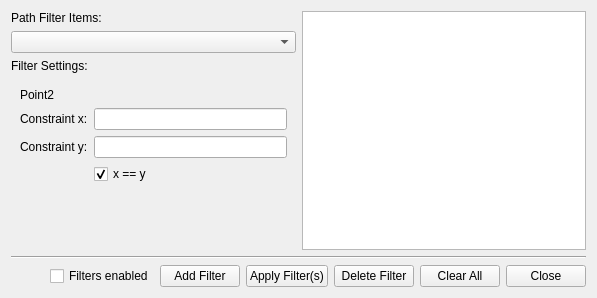
<?xml version="1.0" encoding="UTF-8"?>
<ui version="4.0">
 <class>filter</class>
 <widget class="QWidget" name="filter">
  <property name="enabled">
   <bool>true</bool>
  </property>
  <property name="geometry">
   <rect>
    <x>0</x>
    <y>0</y>
    <width>597</width>
    <height>298</height>
   </rect>
  </property>
  <property name="sizePolicy">
   <sizepolicy hsizetype="Expanding" vsizetype="Expanding">
    <horstretch>0</horstretch>
    <verstretch>0</verstretch>
   </sizepolicy>
  </property>
  <property name="minimumSize">
   <size>
    <width>597</width>
    <height>298</height>
   </size>
  </property>
  <property name="windowTitle">
   <string>Filter</string>
  </property>
  <layout class="QVBoxLayout" name="verticalLayout_2">
   <property name="sizeConstraint">
    <enum>QLayout::SetMinimumSize</enum>
   </property>
   <item>
    <layout class="QHBoxLayout" name="horizontalLayout">
     <item>
      <layout class="QVBoxLayout" name="verticalLayout">
       <item>
        <widget class="QLabel" name="labelFilterItems">
         <property name="text">
          <string>Path Filter Items:</string>
         </property>
        </widget>
       </item>
       <item>
        <widget class="QComboBox" name="combItems">
         <property name="currentText">
          <string/>
         </property>
         <property name="insertPolicy">
          <enum>QComboBox::InsertAfterCurrent</enum>
         </property>
         <property name="duplicatesEnabled">
          <bool>false</bool>
         </property>
        </widget>
       </item>
       <item>
        <widget class="QLabel" name="labelFilterSettings">
         <property name="text">
          <string>Filter Settings:</string>
         </property>
        </widget>
       </item>
       <item>
        <widget class="QStackedWidget" name="stackedWidget">
         <property name="sizePolicy">
          <sizepolicy hsizetype="Preferred" vsizetype="Preferred">
           <horstretch>0</horstretch>
           <verstretch>0</verstretch>
          </sizepolicy>
         </property>
         <property name="currentIndex">
          <number>1</number>
         </property>
         <widget class="QWidget" name="singleValue">
          <layout class="QFormLayout" name="formLayout_2">
           <item row="1" column="0">
            <widget class="QLabel" name="labelConstraint">
             <property name="text">
              <string>Constraint:</string>
             </property>
            </widget>
           </item>
           <item row="1" column="1">
            <widget class="QLineEdit" name="leExp"/>
           </item>
           <item row="0" column="0">
            <widget class="QLabel" name="label_4">
             <property name="text">
              <string>Single Value</string>
             </property>
            </widget>
           </item>
          </layout>
         </widget>
         <widget class="QWidget" name="doubleValue">
          <layout class="QFormLayout" name="formLayout_3">
           <item row="1" column="0">
            <widget class="QLabel" name="labelConstraintX">
             <property name="text">
              <string>Constraint x:</string>
             </property>
            </widget>
           </item>
           <item row="1" column="1">
            <widget class="QLineEdit" name="leExpX"/>
           </item>
           <item row="2" column="0">
            <widget class="QLabel" name="labelConstraintY">
             <property name="text">
              <string>Constraint y:</string>
             </property>
            </widget>
           </item>
           <item row="2" column="1">
            <widget class="QLineEdit" name="leExpY"/>
           </item>
           <item row="0" column="0">
            <widget class="QLabel" name="label_3">
             <property name="text">
              <string>Point2</string>
             </property>
            </widget>
           </item>
           <item row="3" column="1">
            <widget class="QCheckBox" name="cbPoint2">
             <property name="text">
              <string>x == y</string>
             </property>
             <property name="checked">
              <bool>true</bool>
             </property>
            </widget>
           </item>
          </layout>
         </widget>
         <widget class="QWidget" name="dribbleValue">
          <layout class="QFormLayout" name="formLayout_4">
           <item row="1" column="0">
            <widget class="QLabel" name="labelConstraintX_2">
             <property name="text">
              <string>Constraint x:</string>
             </property>
            </widget>
           </item>
           <item row="1" column="1">
            <widget class="QLineEdit" name="leExpX_2"/>
           </item>
           <item row="2" column="0">
            <widget class="QLabel" name="labelConstraintY_2">
             <property name="text">
              <string>Constraint y:</string>
             </property>
            </widget>
           </item>
           <item row="2" column="1">
            <widget class="QLineEdit" name="leExpY_2"/>
           </item>
           <item row="3" column="0">
            <widget class="QLabel" name="labelConstraintZ">
             <property name="text">
              <string>Constraint z:</string>
             </property>
            </widget>
           </item>
           <item row="3" column="1">
            <widget class="QLineEdit" name="leExpZ"/>
           </item>
           <item row="0" column="0">
            <widget class="QLabel" name="label_2">
             <property name="text">
              <string>Point3</string>
             </property>
            </widget>
           </item>
           <item row="4" column="1">
            <widget class="QCheckBox" name="cbPoint3">
             <property name="text">
              <string>x == y == z</string>
             </property>
             <property name="checked">
              <bool>true</bool>
             </property>
            </widget>
           </item>
          </layout>
         </widget>
         <widget class="QWidget" name="colorValue">
          <layout class="QFormLayout" name="formLayout_5">
           <item row="1" column="0">
            <widget class="QLabel" name="labelConstraintRed">
             <property name="text">
              <string>Constraint Red:</string>
             </property>
            </widget>
           </item>
           <item row="1" column="1">
            <widget class="QLineEdit" name="leExpR"/>
           </item>
           <item row="2" column="0">
            <widget class="QLabel" name="labelConstraintGreen">
             <property name="text">
              <string>Constraint Green:</string>
             </property>
            </widget>
           </item>
           <item row="2" column="1">
            <widget class="QLineEdit" name="leExpG"/>
           </item>
           <item row="3" column="0">
            <widget class="QLabel" name="labelConstraintBlue">
             <property name="text">
              <string>Constraint Blue:</string>
             </property>
            </widget>
           </item>
           <item row="3" column="1">
            <widget class="QLineEdit" name="leExpB"/>
           </item>
           <item row="0" column="0">
            <widget class="QLabel" name="label">
             <property name="text">
              <string>Color</string>
             </property>
            </widget>
           </item>
           <item row="4" column="1">
            <widget class="QCheckBox" name="cbColor">
             <property name="text">
              <string>r == g == b</string>
             </property>
             <property name="checked">
              <bool>true</bool>
             </property>
            </widget>
           </item>
          </layout>
         </widget>
        </widget>
       </item>
      </layout>
     </item>
     <item>
      <widget class="QListWidget" name="filterList"/>
     </item>
    </layout>
   </item>
   <item>
    <widget class="Line" name="line">
     <property name="orientation">
      <enum>Qt::Horizontal</enum>
     </property>
    </widget>
   </item>
   <item>
    <layout class="QHBoxLayout" name="horizontalLayout_2">
     <item>
      <spacer name="horizontalSpacer">
       <property name="orientation">
        <enum>Qt::Horizontal</enum>
       </property>
       <property name="sizeHint" stdset="0">
        <size>
         <width>40</width>
         <height>20</height>
        </size>
       </property>
      </spacer>
     </item>
     <item>
      <widget class="QCheckBox" name="cbFilterEnabled">
       <property name="text">
        <string>Filters enabled</string>
       </property>
      </widget>
     </item>
     <item>
      <widget class="QPushButton" name="btnAddFilter">
       <property name="text">
        <string>Add Filter</string>
       </property>
      </widget>
     </item>
     <item>
      <widget class="QPushButton" name="btnApplyFilter">
       <property name="text">
        <string>Apply Filter(s)</string>
       </property>
      </widget>
     </item>
     <item>
      <widget class="QPushButton" name="btnDeleteFilter">
       <property name="text">
        <string>Delete Filter</string>
       </property>
      </widget>
     </item>
     <item>
      <widget class="QPushButton" name="btnClearAll">
       <property name="text">
        <string>Clear All</string>
       </property>
      </widget>
     </item>
     <item>
      <widget class="QPushButton" name="btnClose">
       <property name="text">
        <string>Close</string>
       </property>
      </widget>
     </item>
    </layout>
   </item>
  </layout>
 </widget>
 <resources/>
 <connections/>
</ui>
